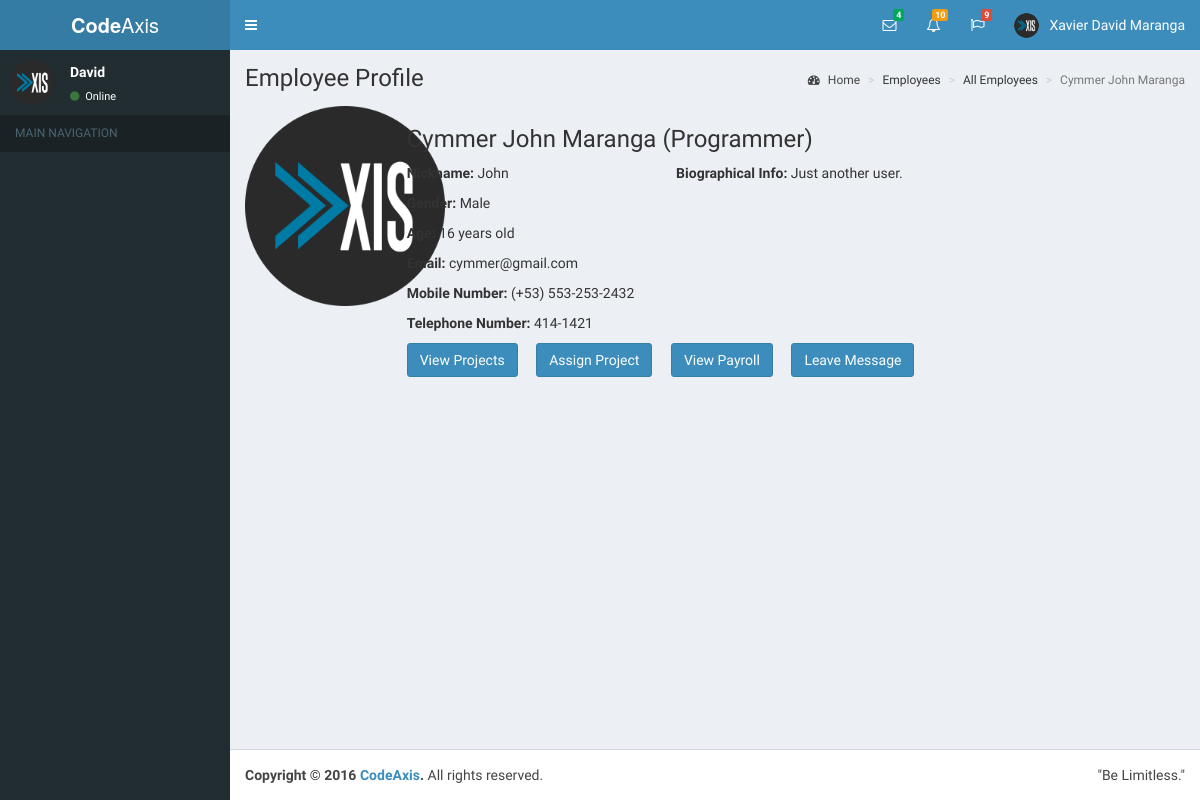
Screenshot of /employee-profile.php?username=John (signed in) with the database file from the repository.
### tables this page shows
CREATE TABLE `user` (
  `UserID` int(11) NOT NULL,
  `UserType` char(1) NOT NULL,
  `FirstName` varchar(50) NOT NULL,
  `LastName` varchar(50) NOT NULL,
  `Gender` varchar(6) NOT NULL,
  `Age` tinyint(4) NOT NULL,
  `MembershipDate` date NOT NULL,
  `Position` varchar(20) NOT NULL,
  `NickName` varchar(25) NOT NULL,
  `Email` varchar(50) NOT NULL,
  `PhoneNumber` varchar(20) NOT NULL,
  `TelephoneNumber` varchar(15) NOT NULL,
  `BiographicalInfo` text NOT NULL,
  `ProfilePicture` tinytext NOT NULL,
  `Password` varchar(30) NOT NULL,
  `UserName` varchar(30) NOT NULL
);

### employee-profile.php (the view, shortened to what this page needs)
<?php
	$username = $_GET['username'];
	global $connection;
	$sql = "SELECT userID, username, usertype, firstname, lastname, nickname, position, gender, age,
				email, phonenumber, telephonenumber, biographicalinfo, membershipdate,
				profilepicture FROM USER WHERE username = '$username'";
	$results = $connection->query($sql);
	$result = $results->fetch_assoc();
	$firstname = $result['firstname'];
	$lastname = $result['lastname'];
	$nickname = $result['nickname'];
	$position = $result['position'];
	$gender = $result['gender'];
	$age = $result['age'];
	$email = $result['email'];
	$phonenumber= $result['phonenumber'];
	$telephonenumber = $result['telephonenumber'];
	$biographicalinfo = $result['biographicalinfo'];
	if($result['profilepicture'] != '')
		$profilepicture = $result['profilepicture'];
	else
		$profilepicture = 'media/profile-pictures/no-image.png';
?>
<!DOCTYPE html>
<html>
	<head>
		<link rel="stylesheet" href="bootstrap/css/bootstrap.min.css">
		<link rel="stylesheet" href="css/font-awesome.min.css">
		<link rel="stylesheet" href="https://cdnjs.cloudflare.com/ajax/libs/ionicons/2.0.1/css/ionicons.min.css">
		<link rel="stylesheet" href="includes/dist/css/AdminLTE.min.css">
		<link rel="stylesheet" href="plugins/datepicker/datepicker3.css">
		<link rel="stylesheet" href="includes/dist/css/skins/skin-blue.min.css">
		<link rel="stylesheet" href="css/employee-profile.css">
	</head>
	<body class="hold-transition skin-blue sidebar-mini">
		<div class="wrapper">
			<?php include('header.php'); ?>
			<?php include('sidebar.php'); ?>
			<div class="content-wrapper">
				<section class="content-header">
					<h1>
						Employee Profile
					</h1>
					<ol class="breadcrumb">
						<li><a href="main.php"><i class="fa fa-dashboard"></i> Home</a></li>
						<li>Employees</li>
						<li>All Employees</li>
						<li class="active"><?php echo $firstname . ' ' . $lastname; ?></li>
					</ol>
				</section>
				<section class="content">
					<div class="row offset-bottom">
						<div class="col-md-2">
							<p class="profile-image">
								<img class="profile-image" src="<?php echo $profilepicture; ?>" />
							</p>
						</div>
						<div class="col-md-10 offset-left">
							<h3 class="profile-name"><?php echo $firstname . ' ' . $lastname; ?><span class="profile-position"> (<?php echo $position; ?>)</span></h3>
							<div class="row">
								<div class="col-md-4">
									<?php if($nickname != ""): ?>
										<p><span class="label-text">Nickname:</span> <?php echo $nickname; ?></p>
									<?php endif; ?>
									<?php if($gender != ""): ?>
										<p><span class="label-text">Gender:</span> <?php echo $gender; ?></p>
									<?php endif; ?>
									<?php if($age != ""): ?>
										<p><span class="label-text">Age:</span> <?php echo $age . ' years old'; ?></p>
									<?php endif; ?>
									<?php if($email != ""): ?>
										<p><span class="label-text">Email:</span> <?php echo $email; ?></p>
									<?php endif; ?>
									<?php if($phonenumber != ""): ?>
										<p><span class="label-text">Mobile Number:</span> <?php echo $phonenumber; ?></p>
									<?php endif; ?>
									<?php if($telephonenumber != ""): ?>
										<p><span class="label-text">Telephone Number:</span> <?php echo $telephonenumber; ?></p>
									<?php endif; ?>
								</div>
								<div class="col-md-8">
									<?php if($biographicalinfo != ""): ?>
										<p><span class="label-text">Biographical Info:</span> <?php echo $biographicalinfo; ?></p>
									<?php endif; ?>
								</div>
							</div>
						</div>
					</div>
					<div class="row">
						<div class="col-md-2">
						</div>
						<div class="col-md-10 offset-left">
							<button type="button" class="btn btn-primary profile-buttons" data-toggle="modal" data-target="#view-tasks-modal">View Projects</button>
							<button class="btn btn-primary profile-buttons" data-toggle="modal" data-target="#assign-task-modal">Assign Project</button>
							<button class="btn btn-primary profile-buttons" data-toggle="modal" data-target="#view-payroll-modal">View Payroll</button>
							<button class="btn btn-primary profile-buttons" data-toggle="modal" data-target="#leave-message-modal">Leave Message</button>
						</div>
					</div>
				</section>
			</div>
			<?php include('footer.php'); ?>
		</div>
	</body>
</html>

### css/employee-profile.css (style rules this page uses)
button.btn.btn-primary.profile-buttons { margin-right: 15px; }
.profile-image { width: 200px; height: 200px; }
.label-text { font-weight: 700; }

### rows the page displays
user: FirstName "Cymmer John", LastName "Maranga", Position "Programmer", NickName "John", Gender "Male", Age "16", Email "cymmer@gmail.com", PhoneNumber "(+53) 553-253-2432", TelephoneNumber "414-1421", BiographicalInfo "Just another user."

### other values shown
$countMessageNotViewed "4"
$_SESSION['first_name'] "Xavier David"
$_SESSION['last_name'] "Maranga"
$_SESSION['username'] "David"
